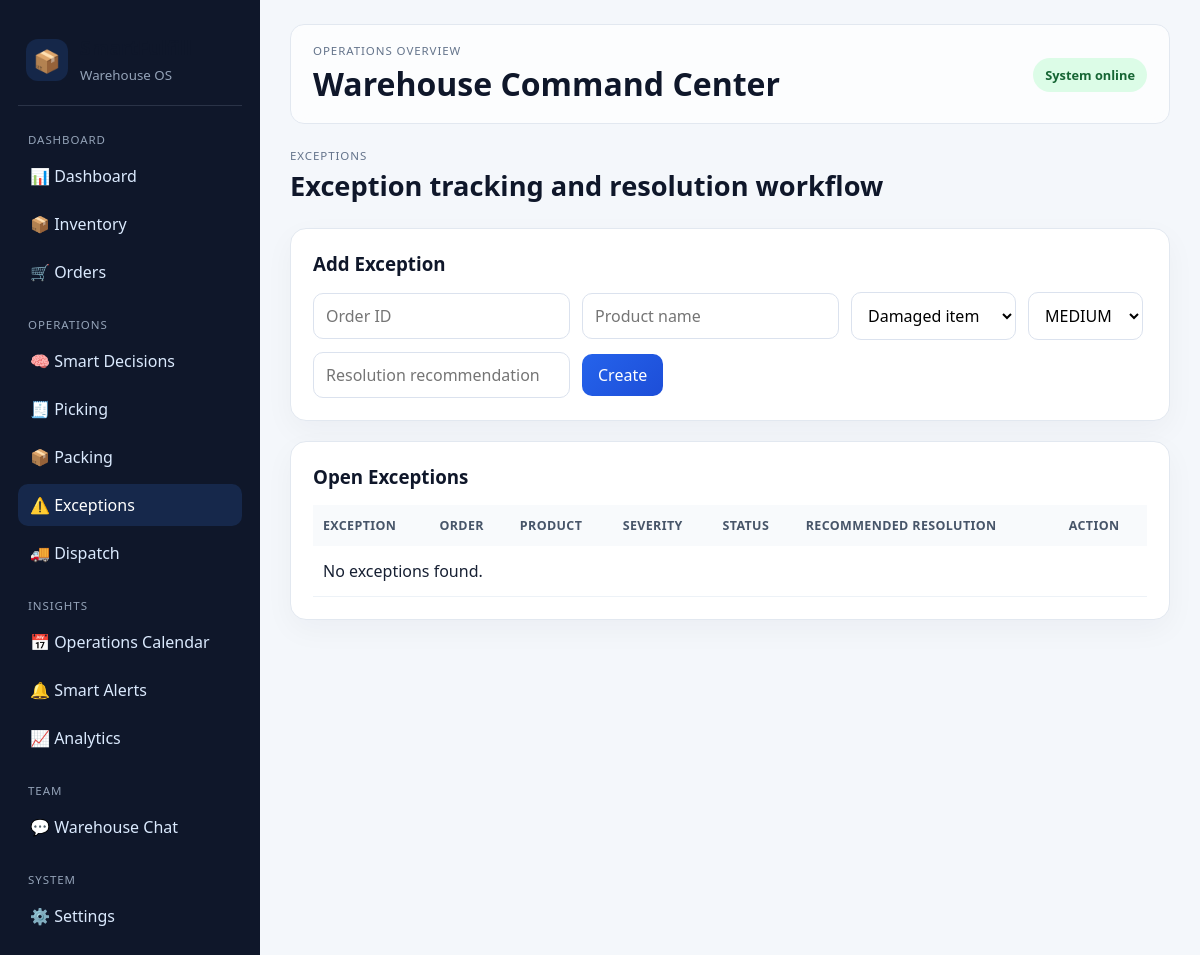
The app's page /exceptions, older data.
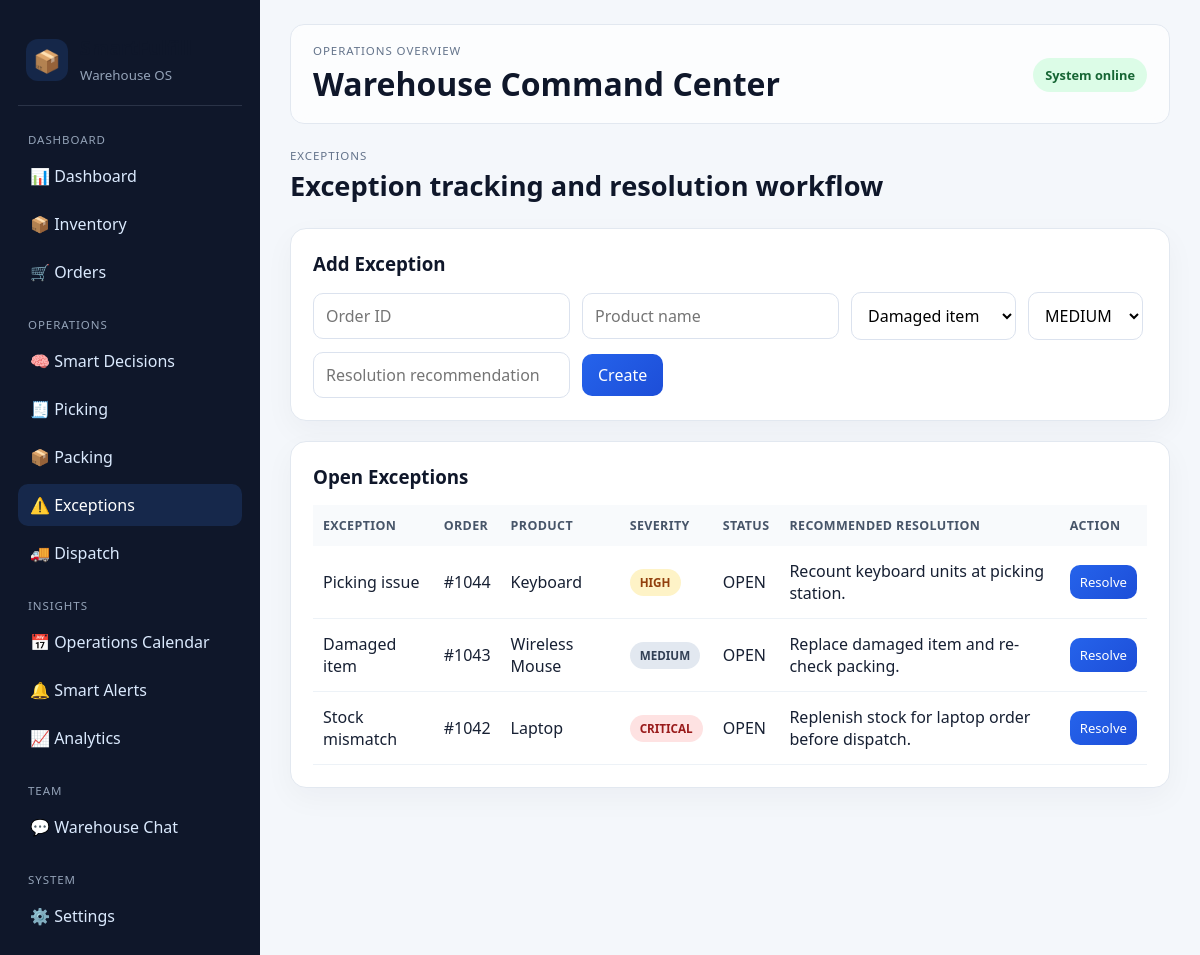
The same page, newer data.
### tables this page shows
CREATE TABLE exceptions (
            id INTEGER PRIMARY KEY AUTOINCREMENT,
            order_id INTEGER,
            product_name TEXT,
            exception_type TEXT NOT NULL,
            severity TEXT NOT NULL DEFAULT 'MEDIUM',
            status TEXT NOT NULL DEFAULT 'OPEN',
            recommended_resolution TEXT,
            created_at TEXT DEFAULT CURRENT_TIMESTAMP
        );

CREATE TABLE orders (
            id INTEGER PRIMARY KEY AUTOINCREMENT,
            order_number TEXT UNIQUE NOT NULL,
            customer TEXT NOT NULL,
            sku TEXT NOT NULL,
            product_name TEXT NOT NULL,
            quantity INTEGER NOT NULL,
            priority TEXT NOT NULL,
            priority_score INTEGER NOT NULL,
            due_date TEXT NOT NULL,
            status TEXT NOT NULL,
            allocated_quantity INTEGER DEFAULT 0,
            shortage_quantity INTEGER DEFAULT 0
        , picking_status TEXT NOT NULL DEFAULT "PENDING", packing_status TEXT NOT NULL DEFAULT "PENDING", dispatch_status TEXT NOT NULL DEFAULT "PENDING", dispatch_time TEXT);

### app.py (the view)
@app.route('/exceptions', methods=['GET'])
def exceptions():
    conn = get_db()
    rows = conn.execute(
        '''
        SELECT e.*, o.order_number, o.customer, o.product_name AS order_product
        FROM exceptions e
        LEFT JOIN orders o ON e.order_id = o.id
        ORDER BY e.id DESC
        '''
    ).fetchall()
    conn.close()
    return render_template('exceptions.html', exceptions=rows)

### database.py (called while the page is built)
def get_db():
    conn = sqlite3.connect(DATABASE)
    conn.row_factory = sqlite3.Row
    return conn

### templates/exceptions.html (shortened to what this page needs)
{% extends "base.html" %}
{% block content %}
<div class="page-header">
    <div>
        <p class="eyebrow">Exceptions</p>
        <h2>Exception tracking and resolution workflow</h2>
    </div>
</div>
<section class="panel">
    <div class="panel-header">
        <h3>Add Exception</h3>
    </div>
    <form method="post" action="/exceptions/add" class="inline-form">
        <input type="number" name="order_id" placeholder="Order ID">
        <input type="text" name="product_name" placeholder="Product name">
        <select name="exception_type">
            <option value="Damaged item">Damaged item</option>
        </select>
        <select name="severity">
            <option value="MEDIUM" selected>MEDIUM</option>
        </select>
        <input type="text" name="recommended_resolution" placeholder="Resolution recommendation">
        <button type="submit">Create</button>
    </form>
</section>
<section class="panel top-padding">
    <div class="panel-header">
        <h3>Open Exceptions</h3>
    </div>
    <div class="table-wrap">
        <table>
            <thead>
                <tr>
                    <th>Exception</th>
                    <th>Order</th>
                    <th>Product</th>
                    <th>Severity</th>
                    <th>Status</th>
                    <th>Recommended Resolution</th>
                    <th>Action</th>
                </tr>
            </thead>
            <tbody>
                {% for exc in exceptions %}
                <tr>
                    <td>{{ exc['exception_type'] }}</td>
                    <td>{{ exc['order_number'] or exc['order_id'] or 'N/A' }}</td>
                    <td>{{ exc['product_name'] or exc['order_product'] or 'N/A' }}</td>
                    <td><span class="status-badge {{ 'danger' if exc['severity'] == 'CRITICAL' else 'warning' if exc['severity'] == 'HIGH' else 'neutral' }}">{{ exc['severity'] }}</span></td>
                    <td>{{ exc['status'] }}</td>
                    <td>{{ exc['recommended_resolution'] or 'Review required' }}</td>
                    <td>
                        {% if exc['status'] != 'RESOLVED' %}
                        <form method="post" action="/exceptions/resolve/{{ exc['id'] }}">
                            <button type="submit" class="small-btn">Resolve</button>
                        </form>
                        {% else %}
                        <span class="status-badge success">Resolved</span>
                        {% endif %}
                    </td>
                </tr>
                {% else %}
                <tr><td colspan="7">No exceptions found.</td></tr>
                {% endfor %}
            </tbody>
        </table>
    </div>
</section>
{% endblock %}

Row changes from the older to the newer data that the page shows:
added exceptions: exception_type "Picking issue", order_number "#1044", product_name "Keyboard", severity "HIGH", status "OPEN", recommended_resolution "Recount keyboard units at picking station."
added exceptions: exception_type "Damaged item", order_number "#1043", product_name "Wireless Mouse", severity "MEDIUM", status "OPEN", recommended_resolution "Replace damaged item and re-check packing."
added exceptions: exception_type "Stock mismatch", order_number "#1042", product_name "Laptop", severity "CRITICAL", status "OPEN", recommended_resolution "Replenish stock for laptop order before dispatch."
Text that changed along with them:
text no longer shown: "No exceptions found."
